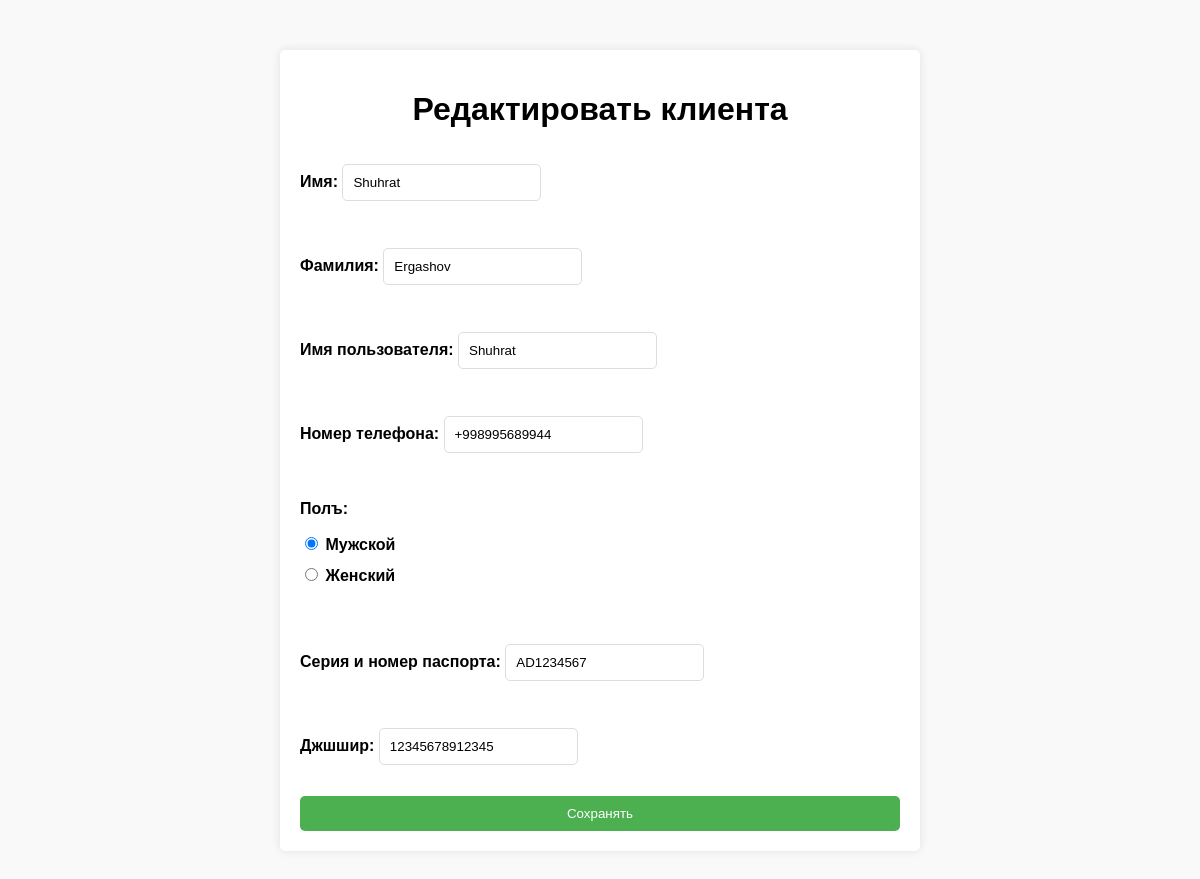
The app's page /mijoz/1/edit/ (signed in) with its own data.
### rental/models.py (models this page shows, shortened)
class Mijozlar(models.Model):
    ism = models.CharField(max_length=255)
    familiya = models.CharField(max_length=255)
    username = models.CharField(max_length=255)
    telefon = models.CharField(max_length=20)
    jinsi = models.CharField(max_length=10)
    pasport = models.CharField(max_length=15)
    jshshir = models.CharField(max_length=20)

### rental/views.py (the view)
# urls.py: path('mijoz/<int:pk>/edit/', MijozUpdateView.as_view(), name='edit_mijoz'),
class MijozUpdateView(LoginRequiredMixin,UpdateView):
    model = Mijozlar
    form_class = MijozForm
    template_name = 'edit_mijoz.html'
    success_url = reverse_lazy('mijoz')

### rental/forms.py
class MijozForm(forms.ModelForm):
    ERKAK = 'ERKAK'
    AYOL = 'AYOL'
    JINSI_CHOICES = [
        (ERKAK, 'Мужской'),
        (AYOL, 'Женский'),
    ]
    jinsi = forms.ChoiceField(
        choices=JINSI_CHOICES,
        widget=forms.RadioSelect,
        label='Полъ'
    )
    class Meta:
        model=Mijozlar
        fields=['ism','familiya','username','telefon','jinsi','pasport','jshshir']
        labels = {
            'ism':'Имя',
            'familiya':'Фамилия',
            'username': 'Имя пользователя',
            'telefon':'Номер телефона',
            'pasport':'Серия и номер паспорта',
            'jshshir':'Джшшир'
        }

### templates/edit_mijoz.html (shortened to what this page needs)
<!DOCTYPE html>
<html lang="en">
<head>
</head>
<body>
    <div class="container">
        <h1>Редактировать клиента</h1>
        <form method="post">
            {{ form.as_p }}
            <button type="submit">Сохранять</button>
        </form>
    </div>
</body>
</html>

### templates/edit_mijoz.html (style rules this page uses)
body { font-family: Arial, sans-serif; background-color: #f9f9f9; margin: 0; padding: 0; }
.container { max-width: 600px; margin: 50px auto; padding: 20px; background-color: #fff; border-radius: 5px; box-shadow: 0 0 10px rgba(0, 0, 0, 0.1); }
h1 { text-align: center; margin-bottom: 20px; }
form { display: flex; flex-direction: column; }
label { margin-bottom: 5px; font-weight: bold; }
input[type="text"], input[type="radio"], input[type="email"], input[type="password"] { padding: 10px; margin-bottom: 15px; border: 1px solid #ddd; border-radius: 5px; }
button { padding: 10px 20px; background-color: #4CAF50; color: white; border: none; border-radius: 5px; cursor: pointer; }

### records on screen
Mijozlar: ism "Shuhrat", familiya "Ergashov", username "Shuhrat", telefon "+998995689944", jinsi "☑ Мужской ☐ Женский", pasport "AD1234567", jshshir "12345678912345"
